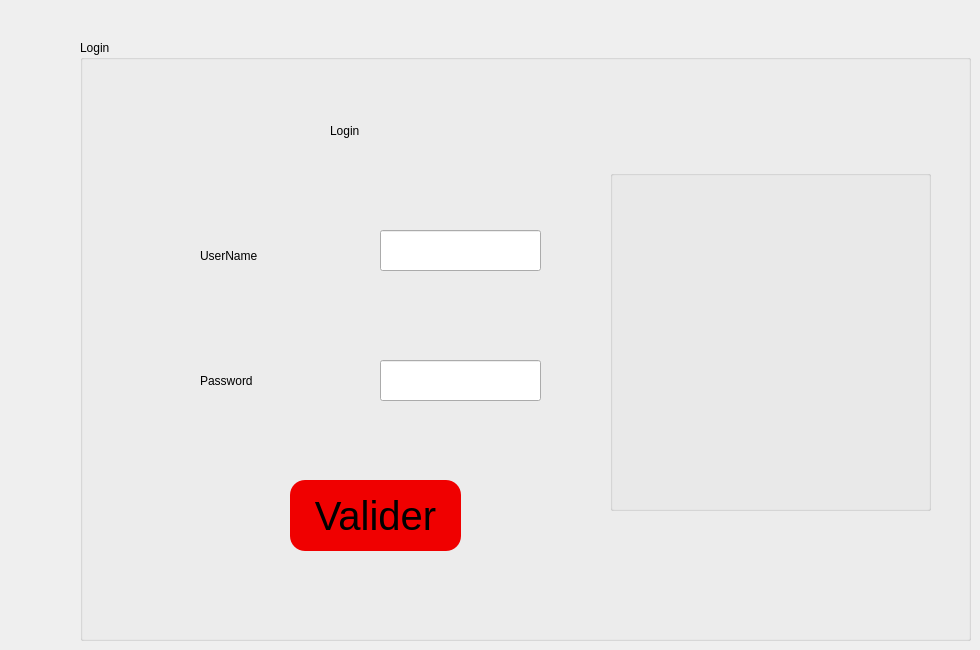
    <widget class="QWidget" name="page">
     <widget class="QGroupBox" name="groupBox">
      <property name="geometry">
       <rect>
        <x>80</x>
        <y>40</y>
        <width>891</width>
        <height>601</height>
       </rect>
      </property>
      <property name="styleSheet">
       <string notr="true"/>
      </property>
      <property name="title">
       <string>Login</string>
      </property>
      <widget class="QLineEdit" name="lineEdit_name">
       <property name="geometry">
        <rect>
         <x>300</x>
         <y>190</y>
         <width>161</width>
         <height>41</height>
        </rect>
       </property>
      </widget>
      <widget class="QLabel" name="label">
       <property name="geometry">
        <rect>
         <x>120</x>
         <y>200</y>
         <width>131</width>
         <height>31</height>
        </rect>
       </property>
       <property name="styleSheet">
        <string notr="true">font: 14pt &quot;MS Serif&quot;;
font: 16pt &quot;MS Shell Dlg 2&quot;;</string>
       </property>
       <property name="text">
        <string>UserName</string>
       </property>
      </widget>
      <widget class="QLabel" name="label_2">
       <property name="geometry">
        <rect>
         <x>120</x>
         <y>320</y>
         <width>131</width>
         <height>41</height>
        </rect>
       </property>
       <property name="styleSheet">
        <string notr="true">font: 16pt &quot;MS Shell Dlg 2&quot;;</string>
       </property>
       <property name="text">
        <string>Password </string>
       </property>
      </widget>
      <widget class="QLineEdit" name="lineEdit_pass">
       <property name="geometry">
        <rect>
         <x>300</x>
         <y>320</y>
         <width>161</width>
         <height>41</height>
        </rect>
       </property>
       <property name="echoMode">
        <enum>QLineEdit::Password</enum>
       </property>
      </widget>
      <widget class="QPushButton" name="pushButton_valideer">
       <property name="geometry">
        <rect>
         <x>210</x>
         <y>440</y>
         <width>171</width>
         <height>71</height>
        </rect>
       </property>
       <property name="styleSheet">
        <string notr="true">QPushButton {
color: #000000;
background:#f00000;
border-radius: 15px;
font-size:40px;
font-family:Arial, Helvetica, sans-serif;
}
QPushButton:hover {
color:#aa0000;
border:15px;
background:#000000;
}
</string>
       </property>
       <property name="text">
        <string>Valider</string>
       </property>
      </widget>
      <widget class="QGroupBox" name="groupBox_12">
       <property name="geometry">
        <rect>
         <x>530</x>
         <y>130</y>
         <width>321</width>
         <height>341</height>
        </rect>
       </property>
       <property name="styleSheet">
        <string notr="true">border-image: url(:/243517325_2798752573756242_8721034459668640659_n.png);</string>
       </property>
       <property name="title">
        <string/>
       </property>
      </widget>
      <widget class="QLabel" name="label_47">
       <property name="geometry">
        <rect>
         <x>250</x>
         <y>60</y>
         <width>141</width>
         <height>61</height>
        </rect>
       </property>
       <property name="styleSheet">
        <string notr="true">font: 20pt &quot;MS Shell Dlg 2&quot;;
font: 26pt &quot;MS Shell Dlg 2&quot;;</string>
       </property>
       <property name="text">
        <string>Login</string>
       </property>
      </widget>
     </widget>
    </widget>
